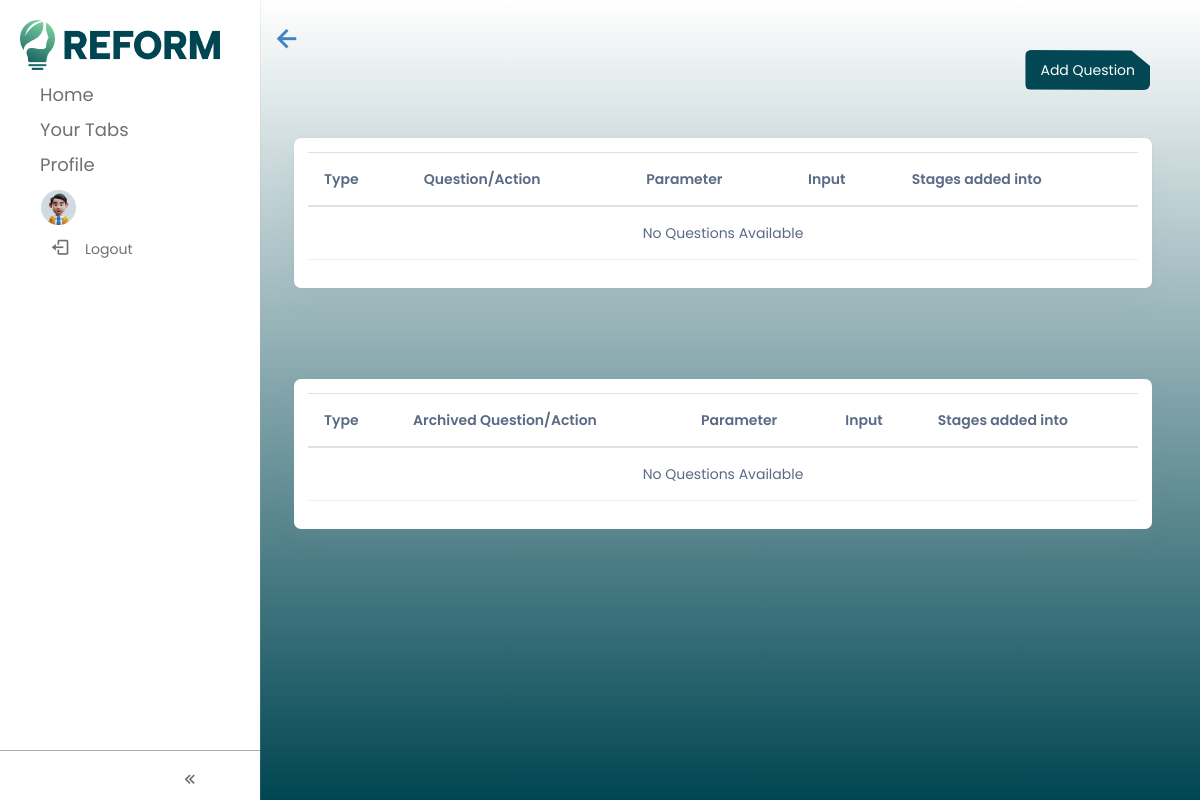
The page /questions on the database as committed earlier.
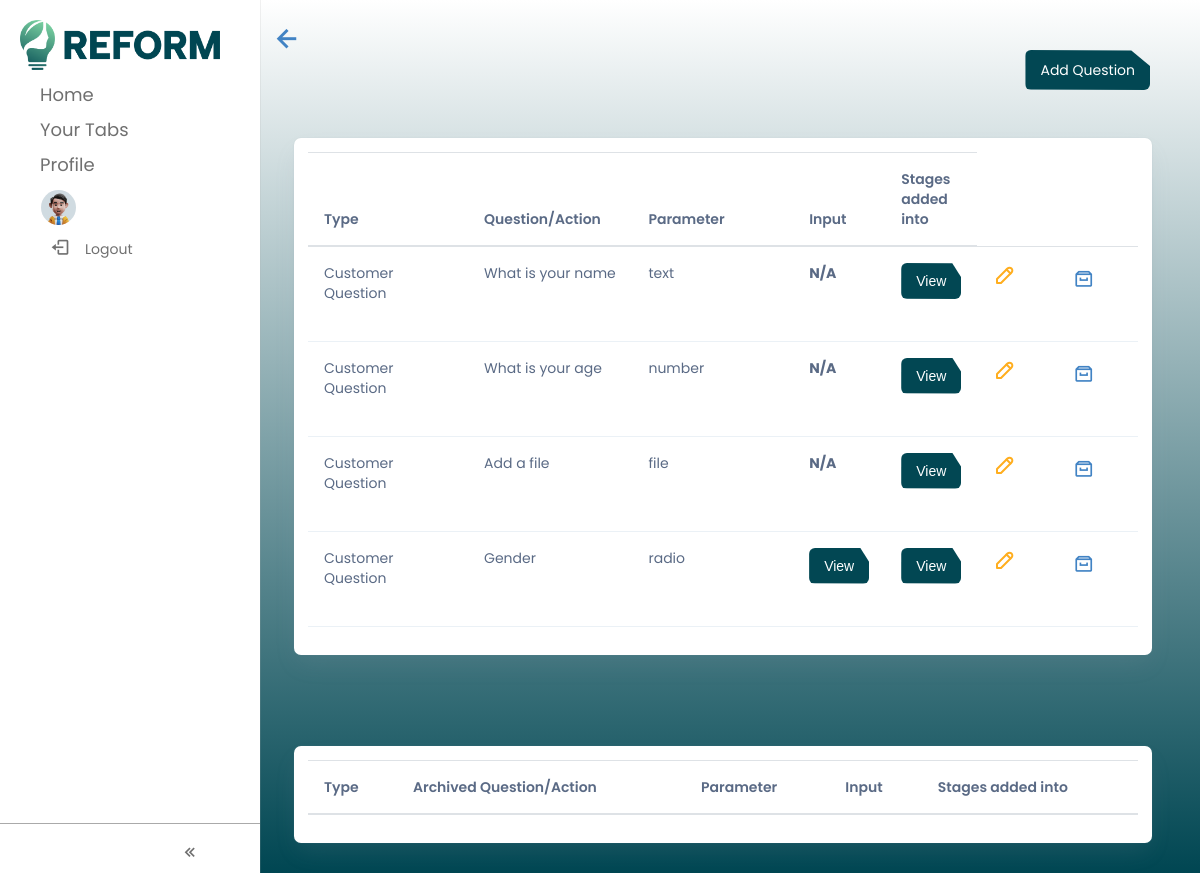
The same page on the database as committed later.
### question_actions_requirements_app/models.py (models this page shows, shortened)
class Questions(models.Model):
    question = models.CharField(max_length=9999, blank=True, null=True)
    type = models.CharField(max_length=9999, blank=True, null=True)
    answer_frequency = models.IntegerField(blank=True, null=True)
    order = models.IntegerField(blank=True, null=True)
    parameter = models.CharField(max_length=9999, blank=True, null=True)
    is_archive = models.BooleanField(default=False)
    is_client_archive = models.BooleanField(default=False)

### question_actions_requirements_app/views.py (the view)
# urls.py: path("questions", views.questions, name="questions"),
def questions(request):
    questions = Questions.objects.all().filter(is_archive=False)
    archive_questions = Questions.objects.all().filter(is_archive=True)
    rule_regulations = Rule_Regulation.objects.all()
    return render(request, 'home/question_actions.html', {'questions':questions, 'rule_regulations':rule_regulations, 'archive_questions':archive_questions})

### question_actions_requirements_app/templates/home/question_actions.html (shortened to what this page needs)
{% extends 'base.html' %} {% load static %} {% load custom %} {% block content %}
<div class="row container-fluid">
    <a
      type="button"
      class="reform_btn position-absolute"
      style="top:50px; right: 50px; width: fit-content;"
      href="/add_question"
    >
      Add Question
    </a>
    <div
      style="overflow-y: scroll; margin-top: 40px"
    >
      <div class="container-fluid pt-4">
        <div class="card p-0">
          <div class="card-body p-3 m-0">
            <table class="table">
              <thead>
                <tr>
                  <th>Type</th>
                  <th>Question/Action</th>
                  <th>Parameter</th>
                  <th>Input</th>
                  <th>Stages added into</th>
                </tr>
              </thead>
              <tbody id="myTable">
                {% if questions %} {% for product in questions %}
                <tr>
                  <td class="text-underlined" style="width: 20%">
                    {{ product.parameter }}
                  </td>
                  <td class="text-underlined" style="width: 20%">
                    {{ product.question }}
                  </td>
                  <td class="text-underlined" style="width: 20%">
                    {% with field=product.type|split:',' %}
                    {{ field.0 }}
                    {% endwith %}
                  </td>
                  {% with field=product.type|split:',' %}
                  {% if field.0 == 'dropdown' or field.0 == 'checkbox' or field.0 == 'radio' %}
                  <td style="width: 10%">
                    <button
                      type="button"
                      class="reform_btn"
                      data-bs-toggle="modal"
                      data-bs-target="#questionModal{{ forloop.counter }}"
                    >
                      View
                    </button>
                  </td>
                  {% else %}
                    <td>
                     <b>N/A</b>
                    </td>
                  {% endif %}
                  {% endwith %}
                  <td style="width: 10%">
                    <button
                      type="button"
                      class="reform_btn"
                      data-bs-toggle="modal"
                      data-bs-target="#cj{{ forloop.counter }}"
                    >
                      View
                    </button>
                  </td>
                  <td style="width: 10%">
                    <a href="/edit_question/{{ product.id }}" class="edit-signature-btn">
                            </a>
                  </td>
                  <td style="width: 10%">
                    <a
                      href="{% url 'question_actions_requirements_app:archive_question' product.id %}"
                    >
                      <span>
                        <i class="bx bx-archive my-4 position-relative" style="top:-15px"></i>
                      </span>
                    </a>
                  </td>
                </tr>
                {% endfor %} {% else %}
                <tr
                  class="text-center display-flex align-items-center justify-content-center"
                >
                  <td colspan="6" class="text-center">
                    No Questions Available
                  </td>
                </tr>
                {% endif %}
              </tbody>
            </table>
          </div>
        </div>
      </div>
    </div>
    <div
      style="overflow-y: scroll; margin-top: 40px"
    >
      <div class="container-fluid pt-4">
        <div class="card p-0">
          <div class="card-body p-3 m-0">
            <table class="table">
              <thead>
                <tr>
                  <th>Type</th>
                  <th>Archived Question/Action</th>
                  <th>Parameter</th>
                  <th>Input</th>
                  <th>Stages added into</th>
                </tr>
              </thead>
              <tbody id="myTable">
                {% if questions %} {% for product in archive_questions %}
                <tr>
                  <td class="text-underlined" style="width: 20%">
                    {{ product.parameter }}
                  </td>
                  <td class="text-underlined" style="width: 20%">
                    {{ product.question }}
                  </td>
                  <td class="text-underlined" style="width: 20%">
                    {% with field=product.type|split:',' %}
                    {{ field.0 }}
                    {% endwith %}
                  </td>
                  {% with field=product.type|split:',' %}
                  {% if field.0 == 'dropdown' or field.0 == 'checkbox' or field.0 == 'radio' %}
                  <td style="width: 10%">
                    <button
                      type="button"
                      class="reform_btn"
                      data-bs-toggle="modal"
                      data-bs-target="#questionModal{{ forloop.counter }}"
                    >
                      View
                    </button>
                    <div
                      class="modal fade"
                      id="questionModal{{ forloop.counter }}"
                      data-bs-backdrop="static"
                      data-bs-keyboard="false"
                      tabindex="-1"
                      aria-labelledby="staticBackdropLabel"
                      aria-hidden="true"
                    >
                      <div class="modal-dialog">
                        <div class="modal-content">
                            <div class="modal-header">
                              <h1 class="modal-title fs-5" id="staticBackdropLabel">
                                Input
                              </h1>
                              <button
                                type="button"
                                class="btn-close"
                                data-bs-dismiss="modal"
                                aria-label="Close"
                              ></button>
                            </div>
                            <div class="modal-body">
                              <div class="mb-3">
                                {% if 'dropdown' in product.type or 'checkbox' in product.type or 'radio' in product.type %}
                                {% with all_fields=product.type|firstsplit:',' %}
                                {% with fields=all_fields.1|split:',' %}
                                {% for option in fields %}
                                <div class="my-3 row ms-3">
                                  <input disabled type="text" class="col-sm-2" placeholder="Option" name="dynamic_option" value="{{ option }}">
                                </div>
                                {% endfor %}
                                {% endwith %}
                                {% endwith %}
                                {% endif %}
                              </div>
                            </div>
                        </div>
                      </div>
                    </div>
                  </td>
                  {% else %}
                    <td>
                     <b>N/A</b>
                    </td>
                  {% endif %}
                  {% endwith %}
                  <td style="width: 10%">
                    <button
                      type="button"
                      class="reform_btn"
                      data-bs-toggle="modal"
                      data-bs-target="#cj{{ forloop.counter }}"
                    >
                      View
                    </button>
                    <div
                      class="modal fade"
                      id="cj{{ forloop.counter }}"
                      data-bs-backdrop="static"
                      data-bs-keyboard="false"
                      tabindex="-1"
                      aria-labelledby="staticBackdropLabel"
                      aria-hidden="true"
                    >
                      <div class="modal-dialog">
                        <div class="modal-content">
                            <div class="modal-header">
                              <h1 class="modal-title fs-5" id="staticBackdropLabel">
                                Customer Journey
                              </h1>
                              <button
                                type="button"
                                class="btn-close"
                                data-bs-dismiss="modal"
                                aria-label="Close"
                              ></button>
                            </div>
                            <div class="modal-body">
                              {% for rule_regulation in rule_regulations %}
                                {% if rule_regulation.question == product %}
                                  <div class="mb-3">
                                    {{ rule_regulation.route }} - {{ rule_regulation.product }} - {{ rule_regulation.stage }}
                                  </div>
                                {% endif %}
                              {% endfor %}
                            </div>
                        </div>
                      </div>
                    </div>
                  </td>
                  <td style="width: 10%">
                    <a href="/edit_question/{{ product.id }}" class="edit-signature-btn">
                              <svg xmlns="http://www.w3.org/2000/svg" class="text-warning icon icon-tabler icon-tabler-pencil" width="24" height="24" viewBox="0 0 24 24" stroke-width="2" stroke="currentColor" fill="none" stroke-linecap="round" stroke-linejoin="round"><path stroke="none" d="M0 0h24v24H0z" fill="none"/><path d="M4 20h4l10.5 -10.5a2.828 2.828 0 1 0 -4 -4l-10.5 10.5v4" /><path d="M13.5 6.5l4 4" /></svg>
                            </a>
                  </td>
                  <td style="width: 10%">
                    <a
                      href="{% url 'question_actions_requirements_app:archive_question' product.id %}"
                    >
                      <span>
                        <i class="bx bx-archive my-4 position-relative" style="top:-15px"></i>
                      </span>
                    </a>
                  </td>
                </tr>
                {% endfor %} {% else %}
                <tr
                  class="text-center display-flex align-items-center justify-content-center"
                >
                  <td colspan="6" class="text-center">
                    No Questions Available
                  </td>
                </tr>
                {% endif %}
              </tbody>
            </table>
          </div>
        </div>
      </div>
    </div>
  </div>
{% endblock %}

### templates/base.html (shortened to what this page needs)
<!doctype html>
<html lang="en">
{% load static %}
<head>
  <link rel="stylesheet" href="{% static "css/comboTreeStyle.css" %}" />
  <link rel="stylesheet" href="https://stackpath.bootstrapcdn.com/bootstrap/4.5.0/css/bootstrap.min.css">
  <link rel="stylesheet" href={% static "css/styles.min.css" %} />
  <link rel="stylesheet" href="https://cdn.jsdelivr.net/npm/bootstrap-icons@1.11.3/font/bootstrap-icons.min.css">
  <link rel="stylesheet" href="https://rawgit.com/enyo/dropzone/master/dist/dropzone.css">
  <link rel="stylesheet" href="https://cdnjs.cloudflare.com/ajax/libs/semantic-ui/2.5.0/semantic.min.css" />
  <link rel="stylesheet" href="{% static 'css/layout_style.css' %}">
  <link href="https://unpkg.com/boxicons@2.1.4/css/boxicons.min.css" rel="stylesheet" />
  <link rel="stylesheet" href="{% static 'css/nav.css' %}">
</head>
<body>
  <div>
    <nav class="sidebar">
        <div class="menu_content ">
          <div class="bottom_content">
                <div class="bottom expand_sidebar">
                </div>
                <div class="bottom collapse_sidebar">
                    <i class='bx bx-chevrons-left'></i>
                </div>
            </div>
            <div class="logo_item">
                <img class="full_logo" src="{% static 'images/logos/reform_full logo_gradient.png' %}" style="height: 50px; width:200px;" alt=""/>
            </div>
            <ul class="menu_items">
                <div class="menu_title menu_home"></div>
            </ul>
            <ul class="menu_items">
                <div class="menu_title menu_your_tabs"></div>
              </ul>
              <ul class="menu_items">
                <div class="menu_title menu_user"></div>
                <li class="ms-4">
                  <a class="nav-link nav-icon-hover drop2" href="javascript:void(0)" id="drop2" data-bs-toggle="dropdown"
                  aria-expanded="false">
                  <img src="{% static 'images/profile/user-1.jpg' %}" alt="" width="35" height="35" class="rounded-circle">
                </a>
              </li>
              <li class="item">
                <a href="{% url 'user:logout' %}" class="nav_link">
                  <span class="navlink_icon">
                    <i class="bx bx-log-out"></i>
                  </span>
                  <span class="navlink">Logout</span>
                </a>
              </li>
            </ul>
          </div>
        </nav>
        <div class="main_content" >
          <div class="row">
          <a href="#" onclick="goBack();" class="col-1">
            <span>
              <i class="bx bx-left-arrow-alt my-4 display-6"></i>
            </span>
          </a>
          <div class="col-7 pt-3">
          </div>
          <div class="col-3 pt-3">
          </div>
          </div>
          {% block content %}{% endblock content %}
        </div>
      </div>
</body>
</html>

Rows that differ between the two databases and show on the page:
added Questions: parameter "Customer Question", question "What is your name", type "text", shows "N/A"
added Questions: parameter "Customer Question", question "What is your age", type "number", shows "N/A"
added Questions: parameter "Customer Question", question "Add a file", type "file", shows "N/A"
added Questions: parameter "Customer Question", question "Gender", value "radio"
Other text that changed with them:
text no longer shown: "No Questions Available No Questions Available"
